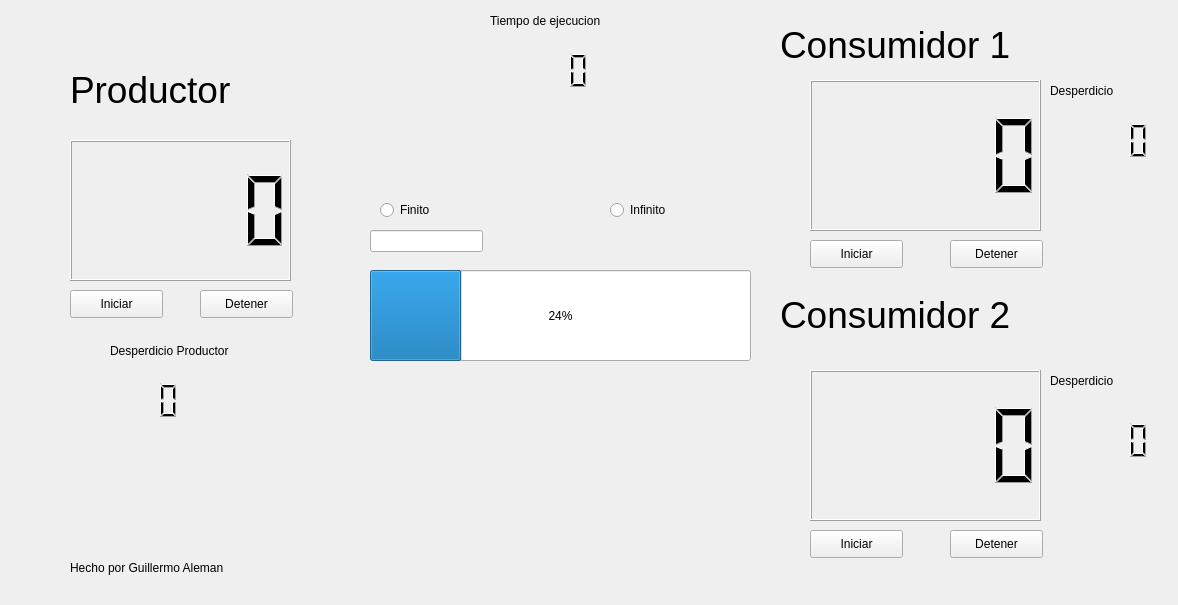
<?xml version="1.0" encoding="UTF-8"?>
<ui version="4.0">
 <class>Dos_Consumidores</class>
 <widget class="QWidget" name="Dos_Consumidores">
  <property name="geometry">
   <rect>
    <x>0</x>
    <y>0</y>
    <width>1178</width>
    <height>605</height>
   </rect>
  </property>
  <property name="windowTitle">
   <string>Form</string>
  </property>
  <widget class="QPushButton" name="detener_C">
   <property name="geometry">
    <rect>
     <x>950</x>
     <y>240</y>
     <width>93</width>
     <height>28</height>
    </rect>
   </property>
   <property name="text">
    <string>Detener</string>
   </property>
  </widget>
  <widget class="QPushButton" name="iniciar_C">
   <property name="geometry">
    <rect>
     <x>810</x>
     <y>240</y>
     <width>93</width>
     <height>28</height>
    </rect>
   </property>
   <property name="text">
    <string>Iniciar</string>
   </property>
  </widget>
  <widget class="QLabel" name="label_2">
   <property name="geometry">
    <rect>
     <x>780</x>
     <y>20</y>
     <width>291</width>
     <height>51</height>
    </rect>
   </property>
   <property name="text">
    <string>&lt;html&gt;&lt;head/&gt;&lt;body&gt;&lt;p&gt;&lt;span style=&quot; font-size:28pt;&quot;&gt;Consumidor 1&lt;/span&gt;&lt;/p&gt;&lt;/body&gt;&lt;/html&gt;</string>
   </property>
  </widget>
  <widget class="QPushButton" name="detener_P">
   <property name="geometry">
    <rect>
     <x>200</x>
     <y>290</y>
     <width>93</width>
     <height>28</height>
    </rect>
   </property>
   <property name="text">
    <string>Detener</string>
   </property>
  </widget>
  <widget class="QLineEdit" name="lineEdit">
   <property name="geometry">
    <rect>
     <x>370</x>
     <y>230</y>
     <width>113</width>
     <height>22</height>
    </rect>
   </property>
  </widget>
  <widget class="QLabel" name="label">
   <property name="geometry">
    <rect>
     <x>70</x>
     <y>60</y>
     <width>211</width>
     <height>61</height>
    </rect>
   </property>
   <property name="text">
    <string>&lt;html&gt;&lt;head/&gt;&lt;body&gt;&lt;p&gt;&lt;span style=&quot; font-size:28pt;&quot;&gt;Productor&lt;/span&gt;&lt;/p&gt;&lt;/body&gt;&lt;/html&gt;</string>
   </property>
  </widget>
  <widget class="QPushButton" name="Iniciar_P">
   <property name="geometry">
    <rect>
     <x>70</x>
     <y>290</y>
     <width>93</width>
     <height>28</height>
    </rect>
   </property>
   <property name="text">
    <string>Iniciar</string>
   </property>
  </widget>
  <widget class="QProgressBar" name="progressBar">
   <property name="geometry">
    <rect>
     <x>370</x>
     <y>270</y>
     <width>381</width>
     <height>91</height>
    </rect>
   </property>
   <property name="value">
    <number>24</number>
   </property>
  </widget>
  <widget class="QRadioButton" name="radioButton">
   <property name="geometry">
    <rect>
     <x>380</x>
     <y>200</y>
     <width>95</width>
     <height>20</height>
    </rect>
   </property>
   <property name="text">
    <string>Finito</string>
   </property>
  </widget>
  <widget class="QRadioButton" name="radioButton_2">
   <property name="geometry">
    <rect>
     <x>610</x>
     <y>200</y>
     <width>95</width>
     <height>20</height>
    </rect>
   </property>
   <property name="text">
    <string>Infinito</string>
   </property>
  </widget>
  <widget class="QLCDNumber" name="lcdNumber">
   <property name="geometry">
    <rect>
     <x>70</x>
     <y>140</y>
     <width>221</width>
     <height>141</height>
    </rect>
   </property>
  </widget>
  <widget class="QLCDNumber" name="lcdNumber_2">
   <property name="geometry">
    <rect>
     <x>810</x>
     <y>80</y>
     <width>231</width>
     <height>151</height>
    </rect>
   </property>
  </widget>
  <widget class="QPushButton" name="iniciar_C_2">
   <property name="geometry">
    <rect>
     <x>810</x>
     <y>530</y>
     <width>93</width>
     <height>28</height>
    </rect>
   </property>
   <property name="text">
    <string>Iniciar</string>
   </property>
  </widget>
  <widget class="QLabel" name="label_3">
   <property name="geometry">
    <rect>
     <x>780</x>
     <y>290</y>
     <width>301</width>
     <height>51</height>
    </rect>
   </property>
   <property name="text">
    <string>&lt;html&gt;&lt;head/&gt;&lt;body&gt;&lt;p&gt;&lt;span style=&quot; font-size:28pt;&quot;&gt;Consumidor 2&lt;/span&gt;&lt;/p&gt;&lt;/body&gt;&lt;/html&gt;</string>
   </property>
  </widget>
  <widget class="QLCDNumber" name="lcdNumber_3">
   <property name="geometry">
    <rect>
     <x>810</x>
     <y>370</y>
     <width>231</width>
     <height>151</height>
    </rect>
   </property>
  </widget>
  <widget class="QPushButton" name="detener_C_2">
   <property name="geometry">
    <rect>
     <x>950</x>
     <y>530</y>
     <width>93</width>
     <height>28</height>
    </rect>
   </property>
   <property name="text">
    <string>Detener</string>
   </property>
  </widget>
  <widget class="QLabel" name="label_4">
   <property name="geometry">
    <rect>
     <x>490</x>
     <y>10</y>
     <width>131</width>
     <height>21</height>
    </rect>
   </property>
   <property name="text">
    <string>Tiempo de ejecucion</string>
   </property>
  </widget>
  <widget class="QLCDNumber" name="lcdNumber_4">
   <property name="geometry">
    <rect>
     <x>490</x>
     <y>30</y>
     <width>101</width>
     <height>81</height>
    </rect>
   </property>
   <property name="frameShape">
    <enum>QFrame::NoFrame</enum>
   </property>
  </widget>
  <widget class="QLabel" name="label_5">
   <property name="geometry">
    <rect>
     <x>70</x>
     <y>560</y>
     <width>361</width>
     <height>16</height>
    </rect>
   </property>
   <property name="text">
    <string>Hecho por Guillermo Aleman</string>
   </property>
  </widget>
  <widget class="QLabel" name="label_6">
   <property name="geometry">
    <rect>
     <x>110</x>
     <y>340</y>
     <width>131</width>
     <height>21</height>
    </rect>
   </property>
   <property name="text">
    <string>Desperdicio Productor</string>
   </property>
  </widget>
  <widget class="QLCDNumber" name="lcdNumber_5">
   <property name="geometry">
    <rect>
     <x>80</x>
     <y>360</y>
     <width>101</width>
     <height>81</height>
    </rect>
   </property>
   <property name="frameShape">
    <enum>QFrame::NoFrame</enum>
   </property>
  </widget>
  <widget class="QLabel" name="label_7">
   <property name="geometry">
    <rect>
     <x>1050</x>
     <y>80</y>
     <width>131</width>
     <height>21</height>
    </rect>
   </property>
   <property name="text">
    <string>Desperdicio</string>
   </property>
  </widget>
  <widget class="QLCDNumber" name="lcdNumber_6">
   <property name="geometry">
    <rect>
     <x>1050</x>
     <y>100</y>
     <width>101</width>
     <height>81</height>
    </rect>
   </property>
   <property name="frameShape">
    <enum>QFrame::NoFrame</enum>
   </property>
  </widget>
  <widget class="QLabel" name="label_8">
   <property name="geometry">
    <rect>
     <x>1050</x>
     <y>370</y>
     <width>131</width>
     <height>21</height>
    </rect>
   </property>
   <property name="text">
    <string>Desperdicio</string>
   </property>
  </widget>
  <widget class="QLCDNumber" name="lcdNumber_7">
   <property name="geometry">
    <rect>
     <x>1050</x>
     <y>400</y>
     <width>101</width>
     <height>81</height>
    </rect>
   </property>
   <property name="frameShape">
    <enum>QFrame::NoFrame</enum>
   </property>
  </widget>
 </widget>
 <resources/>
 <connections/>
</ui>
